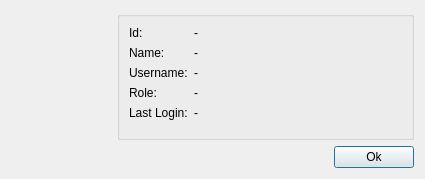
<?xml version="1.0" encoding="UTF-8"?>
<ui version="4.0">
 <class>dlgAccount</class>
 <widget class="QDialog" name="dlgAccount">
  <property name="geometry">
   <rect>
    <x>0</x>
    <y>0</y>
    <width>425</width>
    <height>179</height>
   </rect>
  </property>
  <property name="windowTitle">
   <string>Account</string>
  </property>
  <layout class="QVBoxLayout" name="verticalLayout">
   <item>
    <layout class="QHBoxLayout" name="horizontalLayout">
     <item>
      <widget class="QLabel" name="label">
       <property name="maximumSize">
        <size>
         <width>100</width>
         <height>16777215</height>
        </size>
       </property>
       <property name="text">
        <string>&lt;html&gt;&lt;head/&gt;&lt;body&gt;&lt;p&gt;&lt;img src=&quot;:/icons/user.svg&quot;/&gt;&lt;/p&gt;&lt;/body&gt;&lt;/html&gt;</string>
       </property>
      </widget>
     </item>
     <item>
      <widget class="QGroupBox" name="groupBox">
       <property name="title">
        <string/>
       </property>
       <layout class="QGridLayout" name="gridLayout">
        <item row="0" column="1">
         <layout class="QFormLayout" name="formLayout">
          <item row="1" column="0">
           <widget class="QLabel" name="label_2">
            <property name="text">
             <string>Name:</string>
            </property>
           </widget>
          </item>
          <item row="3" column="0">
           <widget class="QLabel" name="label_3">
            <property name="text">
             <string>Role:</string>
            </property>
           </widget>
          </item>
          <item row="2" column="0">
           <widget class="QLabel" name="label_4">
            <property name="text">
             <string>Username:</string>
            </property>
           </widget>
          </item>
          <item row="1" column="1">
           <widget class="QLabel" name="lblName">
            <property name="text">
             <string>-</string>
            </property>
           </widget>
          </item>
          <item row="2" column="1">
           <widget class="QLabel" name="lblUsername">
            <property name="text">
             <string>-</string>
            </property>
           </widget>
          </item>
          <item row="3" column="1">
           <widget class="QLabel" name="lblRole">
            <property name="text">
             <string>-</string>
            </property>
           </widget>
          </item>
          <item row="0" column="0">
           <widget class="QLabel" name="label_8">
            <property name="text">
             <string>Id:</string>
            </property>
           </widget>
          </item>
          <item row="0" column="1">
           <widget class="QLabel" name="lblId">
            <property name="text">
             <string>-</string>
            </property>
           </widget>
          </item>
          <item row="4" column="0">
           <widget class="QLabel" name="label_10">
            <property name="text">
             <string>Last Login:</string>
            </property>
           </widget>
          </item>
          <item row="4" column="1">
           <widget class="QLabel" name="lblLastLogin">
            <property name="text">
             <string>-</string>
            </property>
           </widget>
          </item>
         </layout>
        </item>
       </layout>
      </widget>
     </item>
    </layout>
   </item>
   <item>
    <layout class="QHBoxLayout" name="horizontalLayout_2">
     <item>
      <spacer name="horizontalSpacer">
       <property name="orientation">
        <enum>Qt::Horizontal</enum>
       </property>
       <property name="sizeHint" stdset="0">
        <size>
         <width>40</width>
         <height>20</height>
        </size>
       </property>
      </spacer>
     </item>
     <item>
      <widget class="QPushButton" name="pushButton">
       <property name="text">
        <string>Ok</string>
       </property>
      </widget>
     </item>
    </layout>
   </item>
  </layout>
 </widget>
 <resources>
  <include location="../../stock_manager.qrc"/>
 </resources>
 <connections>
  <connection>
   <sender>pushButton</sender>
   <signal>clicked()</signal>
   <receiver>dlgAccount</receiver>
   <slot>accept()</slot>
   <hints>
    <hint type="sourcelabel">
     <x>377</x>
     <y>155</y>
    </hint>
    <hint type="destinationlabel">
     <x>233</x>
     <y>156</y>
    </hint>
   </hints>
  </connection>
 </connections>
</ui>
